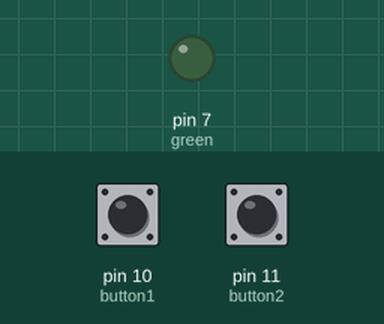
A sketch run on a simulated Arduino Uno, built with avr-gcc and run on an emulated ATmega328P. On the bench: output pins drawn as LEDs (lit = HIGH). Inputs (shaded band) come from the test bench; at power-on: pin 11 (button2) LOW, pin 10 (button1) LOW.

Above: at 1.2 s.
1.3 s: pin 11 (button2) pulled HIGH for 0.15 s
At 2.0 s:
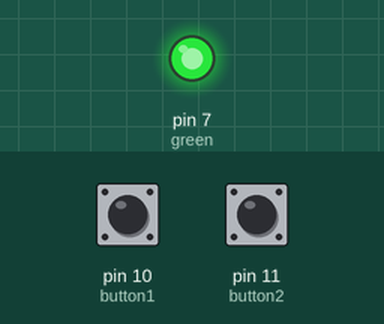
2.9 s: pin 10 (button1) pulled HIGH for 0.15 s
At 4.1 s:
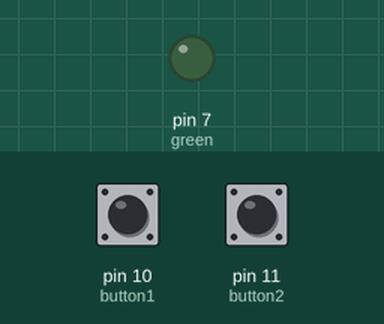
4.5 s: pin 11 (button2) pulled HIGH for 1 s
At 5.0 s:
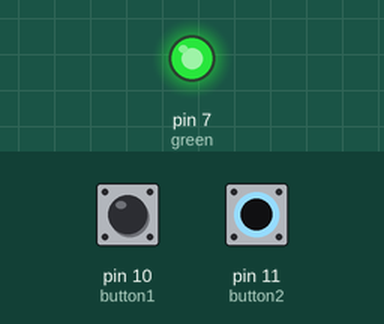
Timing chart, 0 to 7.5 s (numbered marks = the images above; inputs shaded):
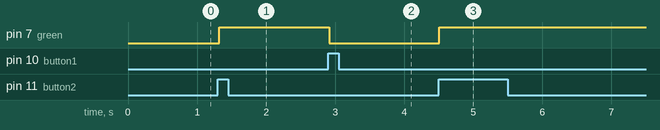

Measured:
- after the input at 1.3 s, pin 7 (green): LOW → HIGH at once
- after the input at 2.9 s, pin 7 (green): HIGH → LOW at once
- after the input at 4.5 s, pin 7 (green): LOW → HIGH at once

The sketch:

Lab4-PartB-Q6.ino
```cpp
int buttons[2] = {10, 11};
int button1 = 10;
int button2 = 11;
int green = 7;
int leds[3] = {7, 6, 5};

int buttonState1 = 0;
int buttonState2 = 0;
int prevButtonState1 = 0;
int prevButtonState2 = 0;

int lowerBrightness = 255;
int raiseBrightness = 0;


void setup() {
  /*
  for(int i = 0; i < 3; i++)
  {
    pinMode(leds[i], OUTPUT);
  }
  pinMode(button, INPUT);
  */
  pinMode(button1, INPUT);
  pinMode(button2, INPUT);
  pinMode(green, OUTPUT);
  Serial.begin(9600);
}
// part of the solution was to do the code that was implemented for the first
// question of part B
void loop() {
  buttonState1 = digitalRead(button1);
  buttonState2 = digitalRead(button2);
  // if buttons are pressed down raise or lower the brightness,
  // the code is the same one as used in part A of lab 3
  if(buttonState1 == HIGH)
  {
    lowerBrightness = 255;
    if(raiseBrightness > 255){
      raiseBrightness = 255;
    }
    analogWrite(green, raiseBrightness);

    raiseBrightness++;
  }

  if(buttonState2 == HIGH)
  {
    raiseBrightness = 0;
    if(lowerBrightness < 0){
      lowerBrightness = 0;
    }
    analogWrite(green, lowerBrightness);

    lowerBrightness--;
  }
  delay(30);
}
```
